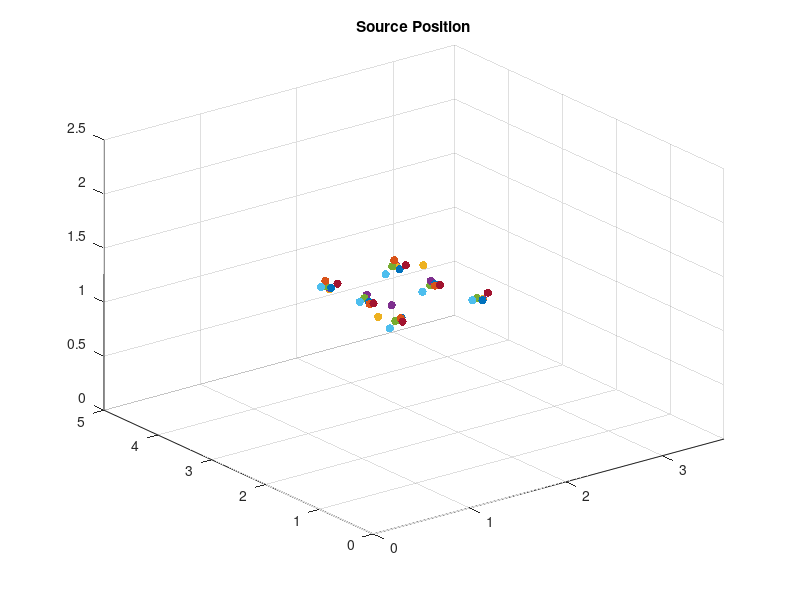
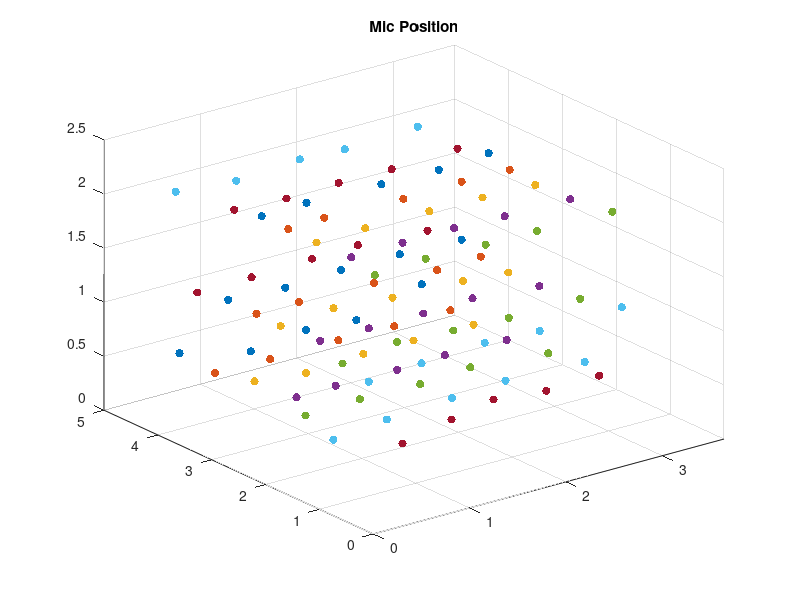
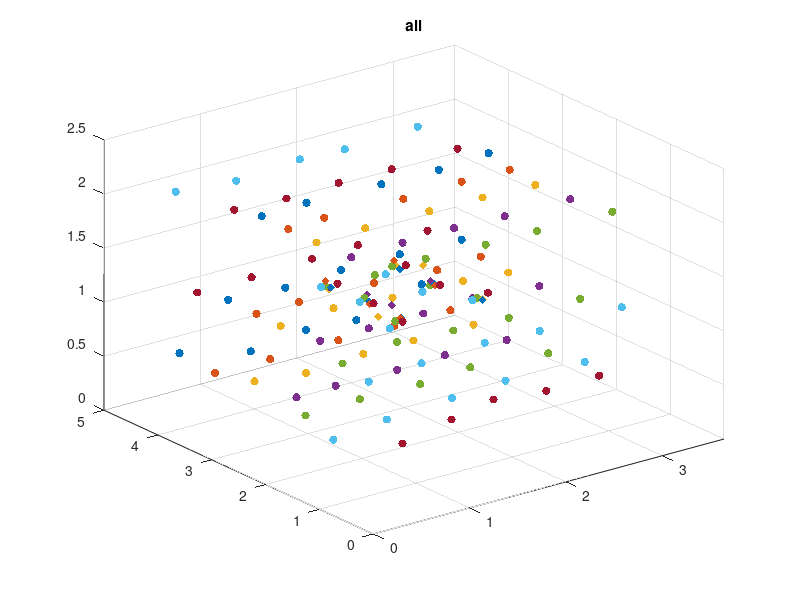
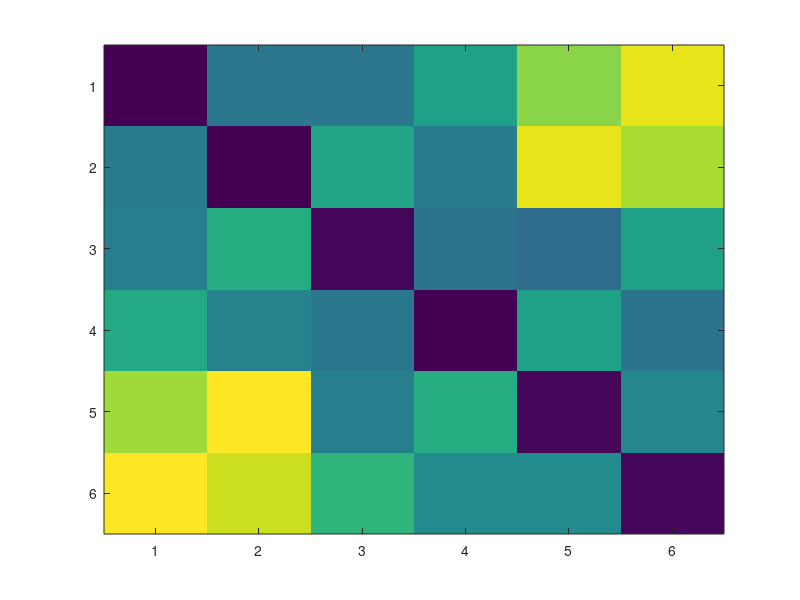

Here is the MATLAB script that generated these plots, in order:
%% Anechoic Room Calibration Results

micPos1 = [ 0.49407,  4.4825, 0.52685;
    1.1858,  4.3940, 0.39627;
    1.75844,  4.3953, 0.453863;
    2.3082, 4.44356, 0.404805;
    3.01739, 4.49936, 0.55059;
    0.62896,  3.8204, 1.13962;
    1.17475,  3.7361, 1.14012;
    1.7829, 3.79040, 1.14402;
    2.3930, 3.78959, 1.14212;
    3.06083,  3.8364, 1.10570;
    0.64311,  3.2220, 2.04734;
    1.12475, 3.25235, 2.04733;
    1.89890, 3.24850, 2.03256;
    2.47427, 3.21023, 2.03573;
    3.03768, 3.29436, 2.0355];

spkrPos1 = [
    1.4087            3.303            1.1822;
    2.1373            3.333            1.1700;
    1.4375            2.651            1.1941;
    2.122            2.6551            1.1905;
    1.377            1.9405            1.2247;
    2.178            1.8690            1.2092;];

micPos2 = [            0.53808, 3.90080, 0.46408;
    1.1024, 3.8870, 0.46095;
    1.78904, 3.84936 0.47954;
    2.3473, 3.8109, 0.4826;
    2.9455, 3.8394, 0.4781;
    0.6018, 3.2449, 1.1484;
    1.0400, 3.2391, 1.1533;
    1.8070, 3.2219, 1.1472;
    2.460, 3.216, 1.1111;
    2.9219, 3.2310, 1.1214;
    0.6341, 2.7123, 2.0466;
    1.0035, 2.7083, 2.0639;
    1.816, 2.690, 2.045;
    2.4279, 2.7032, 2.0546;
    2.9238, 2.6978, 2.0451;]

spkrPos2 = [           1.40790,            3.40877,            1.22031;
    2.14266            3.446473            1.22501;
    1.43166            2.63082,            1.1792;
    2.11783            2.64400,            1.18087;
    1.36974,            1.93907,            1.22065;
    2.18015            1.869958,            1.20988;]





micPos3 = [
    0.60362,  3.28614, 0.5136;
    1.1283  3.2677,  0.4671;
    1.7309, 3.27990, 0.49720;
    2.251 3.283 0.49474;
    2.876 3.28413, 0.48966;
    0.60263,  2.79977, 1.1373;
    1.12687,  2.75427, 1.1867;
    1.71392,  2.70933, 1.1519;
    2.4232,   2.67054,  1.145;
    2.88394,  2.65526, 1.1146;
    0.61864,  2.16157, 2.0525;
    1.1164  2.14653,  2.0675;
    1.77227,  2.1284, 2.0706;
    2.33537,   2.14834,  2.057;
    2.87956,   2.1433,  2.043;]
spkrPos3= [
    1.433714,            3.3786806,            1.1436;
    2.1591,            3.431199,            1.1693;
    1.457708,            2.517026,            1.0808;
    2.12628,            2.874128,            1.315;
    1.38548,            1.9637906,            1.2165;
    2.188854,            1.8856006,            1.2107;]



micPos4= [
    0.6607,            2.6079,            0.5079;
    1.0685,            2.6087,            0.5163;
    1.707,            2.610,            0.508;
    2.20784,            2.62148,            0.52181;
    2.864359,            2.648085,            0.496601;
    0.61513,            2.08594,            1.16058;
    1.1141,            2.0734,            1.1582;
    1.68262,            2.08170,            1.15702;
    2.19720,            2.09114,            1.16980;
    2.87484,            2.05845,            1.12794;
    0.6144,            1.5092,            2.0652;
    1.1538,            1.5207,            2.0673;
    1.6803,            1.5048,            2.0792;
    2.20364,            1.50252,            2.06355;
    2.883,            1.503,            2.056;];

spkrPos4 = [1.435,           3.391,            1.157;
    2.1598            3.4405,            1.1761;
    1.4626            2.7344,            1.2351;
    2.1200            2.7247,            1.2049;
    1.3782            2.1236,            1.2970;
    2.2009            1.9026,            1.2064;]

micPos5 = [            0.4642,            2.0900,            0.5057;
    1.0366,            2.1018,            0.5145;
    1.6505,            2.0819,            0.5121;
    2.1688,            2.0791,            0.5414;
    2.9469,            2.0243,            0.4957;
    0.4679,            1.4102,            1.1413;
    1.0845,            1.4999,            1.1700;
    1.6479,            1.4618,            1.1501;
    2.2203,            1.4550,            1.1300;
    2.9560,            1.4469,            1.1298;
    0.5031,            0.8702,            2.0746;
    1.0602,            0.9237,            2.0791;
    1.6597,            0.8822,            2.0739;
    2.199,            0.892,            2.069;
    2.972,            0.877,            2.062;];
spkrPos5 = [            1.3985,            3.3891,            1.1772;
            2.1218,            3.4445,            1.1751;
            1.4210,            2.7058,            1.2195;
            2.1028,            2.7062,            1.1745;
            1.3545,            2.0120,            1.1828;
            2.1773,            1.9679,            1.2074;];

micPos6 = [
            0.3342,            1.3375,            0.4856;
            0.939,            1.425,            0.506;
            1.626,            1.449,            0.533;
            2.189,            1.461,            0.556;
            3.009,            1.458,            0.531;
            0.398,            0.795,            1.131;
            0.961,            0.822,            1.159;
            1.644,            0.872,            1.172;
            2.209,            0.862,            1.148;
            3.057,            0.855,            1.164;
            0.413,            4.409,            2.057;
            1.045,            4.416,            2.004;
            1.726,            4.451,            2.029;
            2.195,            4.458,            2.008;
            2.96,            4.47,            2.03;];
        
spkrPos6 = [            1.334,            3.358,            1.196;
            2.047,            3.433,            1.121;
            1.356,            2.675,            1.208;
            2.024,            2.708,            1.131;
            1.297,            2.012,            1.128;
            2.116,            1.945,            1.207;];
        
micPos7 = [
            0.605,            0.541,            0.567;
            1.17,            0.64,            0.63;
            1.641,            0.703,            0.687;
            2.180,            0.686,            0.641;
            2.750,            0.728,            0.635;
            0.528,            4.212,            1.142;
            1.103,            4.233,            1.139;
            1.739,            4.250,            1.154;
            2.224,            4.267,            1.159;
            2.96,            4.29,            1.11;
            0.58,            3.62,            2.03;
            1.110,            3.600,            2.011;
            1.680,            3.650,            2.006;
            2.23,            3.65,            2.00;
            2.941,            3.700,            2.007;];
spkrPos7 =[
           1.4064,            3.1801,            1.2490;
            2.139,            3.222,            1.231;,
           1.4216,            2.5409,            1.2088;
            2.103,            2.522,            1.218;
           1.3342,            1.8437,            1.2206;
            2.1718,            1.7561,            1.3066;];       
figure
scatter3(spkrPos1(:,1), spkrPos1(:,2), spkrPos1(:,3), 'filled'), hold on;
scatter3(spkrPos2(:,1), spkrPos2(:,2), spkrPos2(:,3),  'filled');
scatter3(spkrPos3(:,1), spkrPos3(:,2), spkrPos3(:,3),  'filled');
scatter3(spkrPos4(:,1), spkrPos4(:,2), spkrPos4(:,3),  'filled');
scatter3(spkrPos5(:,1), spkrPos5(:,2), spkrPos5(:,3),  'filled');
scatter3(spkrPos6(:,1), spkrPos6(:,2), spkrPos6(:,3),  'filled');
scatter3(spkrPos7(:,1), spkrPos7(:,2), spkrPos7(:,3),  'filled');


xlim([0, 3.64]), ylim([0, 5]), zlim([0, 2.5]);
title('Source Position')

figure
scatter3(micPos1(:,1), micPos1(:,2), micPos1(:,3), 'filled'), hold on;
scatter3(micPos2(:,1), micPos2(:,2), micPos2(:,3), 'filled');
scatter3(micPos3(:,1), micPos3(:,2), micPos3(:,3), 'filled');
scatter3(micPos4(:,1), micPos4(:,2), micPos4(:,3), 'filled');
scatter3(micPos5(:,1), micPos5(:,2), micPos5(:,3), 'filled');
scatter3(micPos6(:,1), micPos6(:,2), micPos6(:,3), 'filled');
scatter3(micPos7(:,1), micPos7(:,2), micPos7(:,3), 'filled');

xlim([0, 3.64]), ylim([0, 5]), zlim([0, 2.5]);
title('Mic Position')

figure
scatter3(spkrPos1(:,1), spkrPos1(:,2), spkrPos1(:,3), 'filled', 'diamond'), hold on;
scatter3(spkrPos2(:,1), spkrPos2(:,2), spkrPos2(:,3),  'filled', 'diamond');
scatter3(spkrPos3(:,1), spkrPos3(:,2), spkrPos3(:,3), 'filled',  'diamond');
scatter3(spkrPos4(:,1), spkrPos4(:,2), spkrPos4(:,3),  'filled', 'diamond');
scatter3(spkrPos5(:,1), spkrPos5(:,2), spkrPos5(:,3),  'filled');
scatter3(spkrPos6(:,1), spkrPos6(:,2), spkrPos6(:,3),  'filled');
scatter3(spkrPos7(:,1), spkrPos7(:,2), spkrPos7(:,3),  'filled');


scatter3(micPos1(:,1), micPos1(:,2), micPos1(:,3), 'filled', 'b'), hold on;
scatter3(micPos2(:,1), micPos2(:,2), micPos2(:,3), 'filled', 'r');
scatter3(micPos3(:,1), micPos3(:,2), micPos3(:,3), 'filled', 'y');
scatter3(micPos4(:,1), micPos4(:,2), micPos4(:,3), 'filled');
scatter3(micPos5(:,1), micPos5(:,2), micPos5(:,3), 'filled');
scatter3(micPos6(:,1), micPos6(:,2), micPos6(:,3), 'filled');
scatter3(micPos7(:,1), micPos7(:,2), micPos7(:,3), 'filled');


xlim([0, 3.64]), ylim([0, 5]), zlim([0, 2.5]);
title('all')

figure, imagesc(pdist2(spkrPos2, spkrPos5))

figure, imagesc(pdist2([spkrPos1; spkrPos2; spkrPos3; spkrPos4; spkrPos5; spkrPos6; spkrPos7], ... 
    [spkrPos1; spkrPos2; spkrPos3; spkrPos4; spkrPos5; spkrPos6; spkrPos7]),[0.01, 0.5])
colorbar, colormap(flipud(colormap(('gray'))));

















